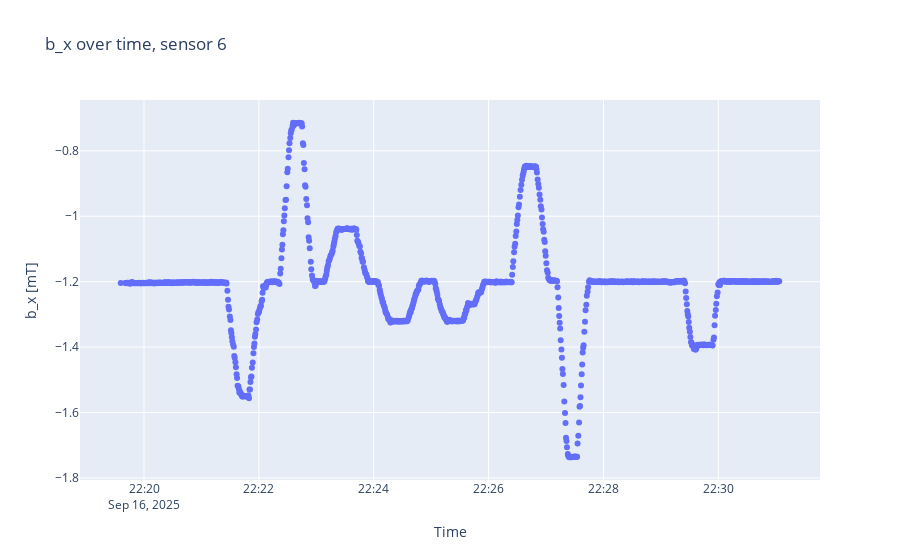
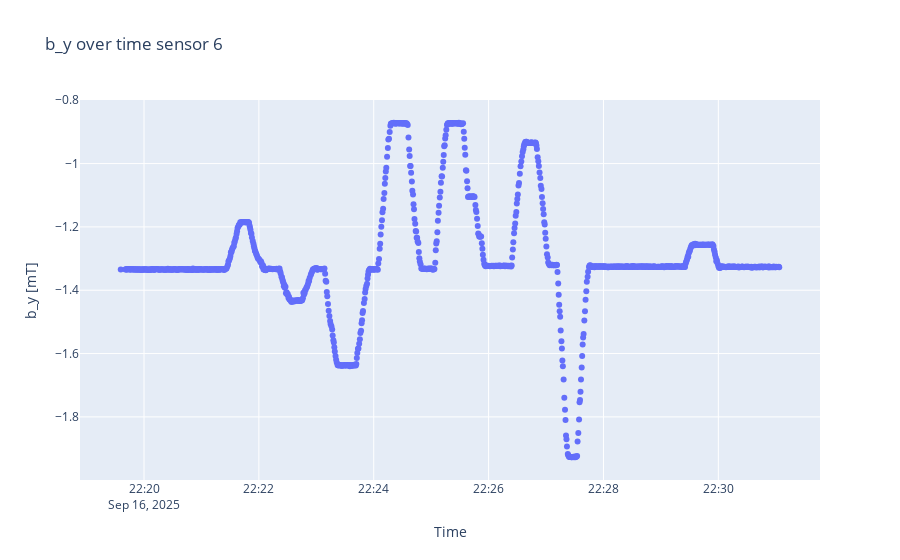
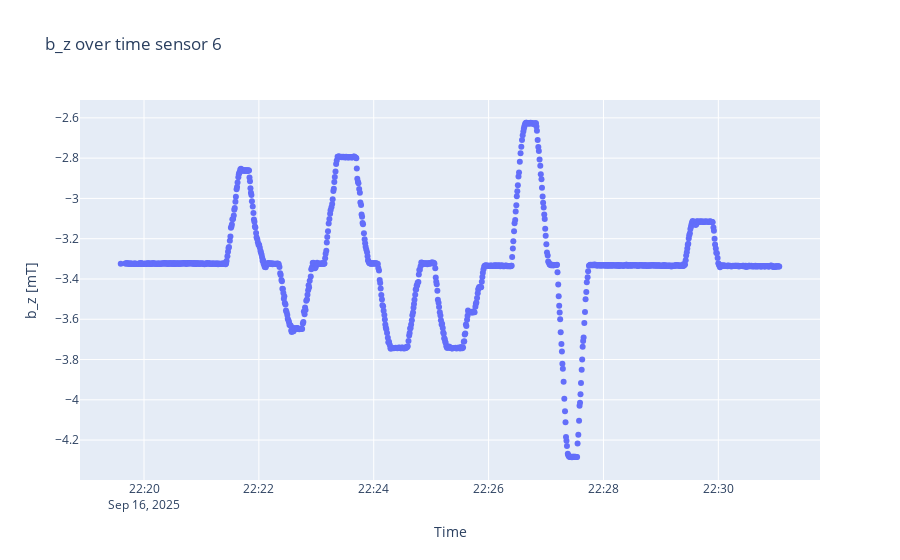

Notebook code for these charts, in order:
### Code cell
sensorplots(B, timestamps, 6)

### Figure 1 — Plotly figure (JSON) as saved in the notebook; plotly's stock layout.template omitted (floating-point values rounded to 4 significant figures; data arrays with more than 128 entries replaced by an {"elided": "..."} marker saying what was removed)
{"data": [{"mode": "markers", "type": "scatter", "x": {"elided": "1135 str values"}, "y": {"elided": "1135 float values"}}], "layout": {"title": {"text": "b_x over time, sensor 6"}, "xaxis": {"title": {"text": "Time"}}, "yaxis": {"scaleanchor": "y", "title": {"text": "b_x [mT]"}}}}

### Figure 2 — Plotly figure (JSON) as saved in the notebook; plotly's stock layout.template omitted (floating-point values rounded to 4 significant figures; data arrays with more than 128 entries replaced by an {"elided": "..."} marker saying what was removed)
{"data": [{"mode": "markers", "type": "scatter", "x": {"elided": "1135 str values"}, "y": {"elided": "1135 float values"}}], "layout": {"title": {"text": "b_y over time sensor 6"}, "xaxis": {"title": {"text": "Time"}}, "yaxis": {"scaleanchor": "y", "title": {"text": "b_y [mT]"}}}}

### Figure 3 — Plotly figure (JSON) as saved in the notebook; plotly's stock layout.template omitted (floating-point values rounded to 4 significant figures; data arrays with more than 128 entries replaced by an {"elided": "..."} marker saying what was removed)
{"data": [{"mode": "markers", "type": "scatter", "x": {"elided": "1135 str values"}, "y": {"elided": "1135 float values"}}], "layout": {"title": {"text": "b_z over time sensor 6"}, "xaxis": {"title": {"text": "Time"}}, "yaxis": {"scaleanchor": "y", "title": {"text": "b_z [mT]"}}}}
